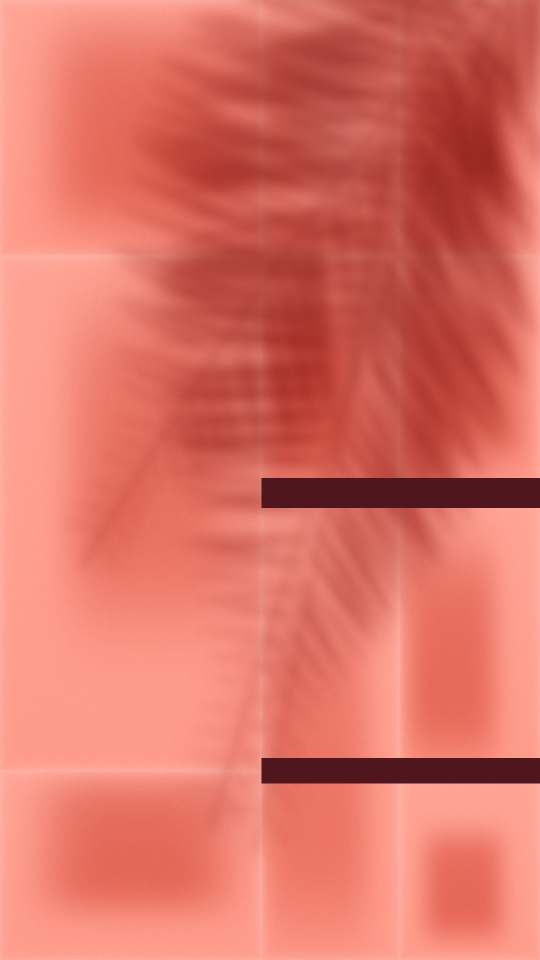
#> input picture zuma-content/brand/launch-video/source/lightbox/lb-dermal.png, 1080 x 1920 px, given in place of ca-big-hi.png, which was not available (shown at 1/2 size)
$ python build.py out.png
#> lines starting #> are read from the running program, lines starting #| are printed output that depends on the picture; after the words box and inside, x2 and y2 are one past the last pixel; in counts of white or black regions, pixels touching at a corner belong together
# ZUMA tinted vacuum bag: supplier print files. 100 x 150 mm, 3 mm bleed (106 x 156 mm pages), 600 dpi rasters, vector white plate.
import os, sys, numpy as np
from PIL import Image
V = '/tmp/claude-0/-home-user-MORELLOSIMS/28fcdcb0-1e78-54f5-bf93-2db9041de387/scratchpad/vac'
OUT = sys.argv[1]; os.makedirs(OUT + '/print', exist_ok=True)
DPI = 600; MM = DPI / 25.4; W, H = round(106 * MM), round(156 * MM); B = round(3 * MM)
art = Image.open(V + '/ca-big-hi.png').convert('RGBA')                  # the Snow artwork, 1400 x 2100 = 100 x 150 mm trim
a = np.array(art.resize((W - 2 * B, H - 2 * B), Image.LANCZOS))[..., 3].astype(float) / 255
#> a: shape (3543, 2362) float64; every value is 1
ko = np.zeros((H, W)); ko[B:H - B, B:W - B] = a                       # white-ink area on the page, for the knockout
#> after `ko[B:H - B, B:W - B] = a`:
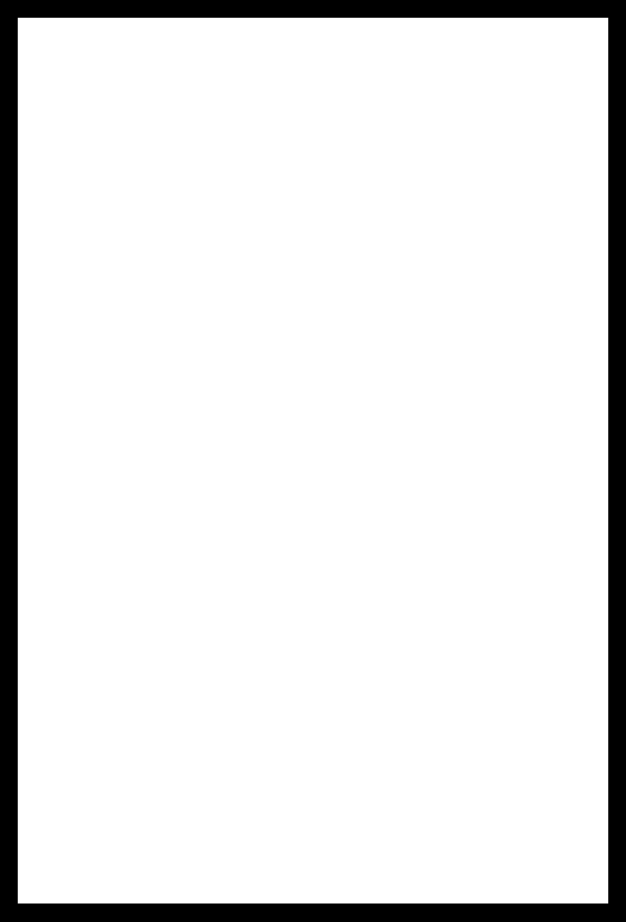
#> ko: shape (3685, 2504) float64 (shown at 1/4 size); values 0 (black) and 1 (white), 90.7% white; 1 black region, box (x1, y1, x2, y2) and area: (0, 0, 2504, 3685) 858674
FIELD = {'red': 'lbclean.png', 'blue': 'lb-metabolic.png', 'grey': 'lb-supplies.png'}
def save_pdf(im, path):
    im.save(path, 'PDF', resolution=DPI)
for n, f in FIELD.items():
    lb = np.array(Image.open(V + '/' + f).convert('RGB').resize((W, H), Image.LANCZOS)).astype(float)
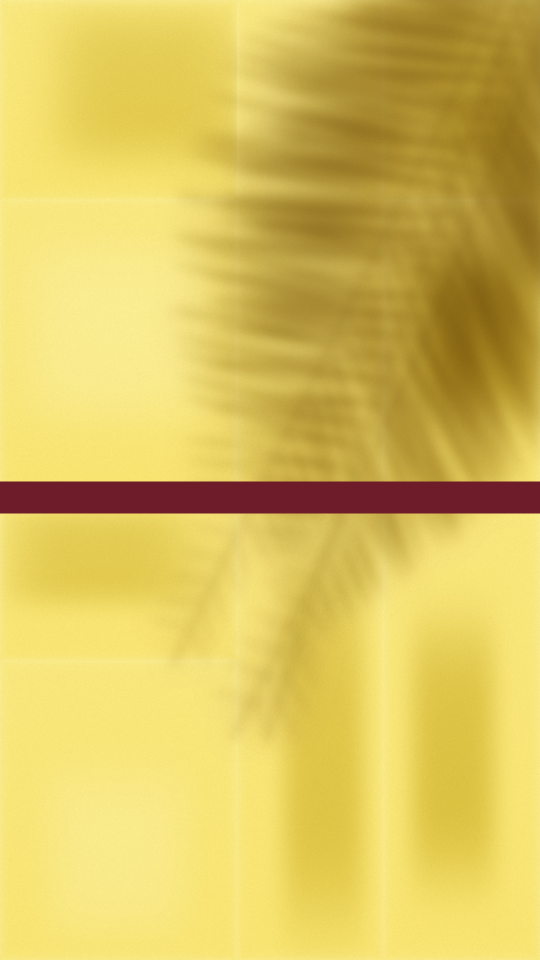
#> input picture zuma-content/brand/launch-video/source/lightbox/lb-endocrine.png, 1080 x 1920 px, given in place of lbclean.png, which was not available (shown at 1/2 size)
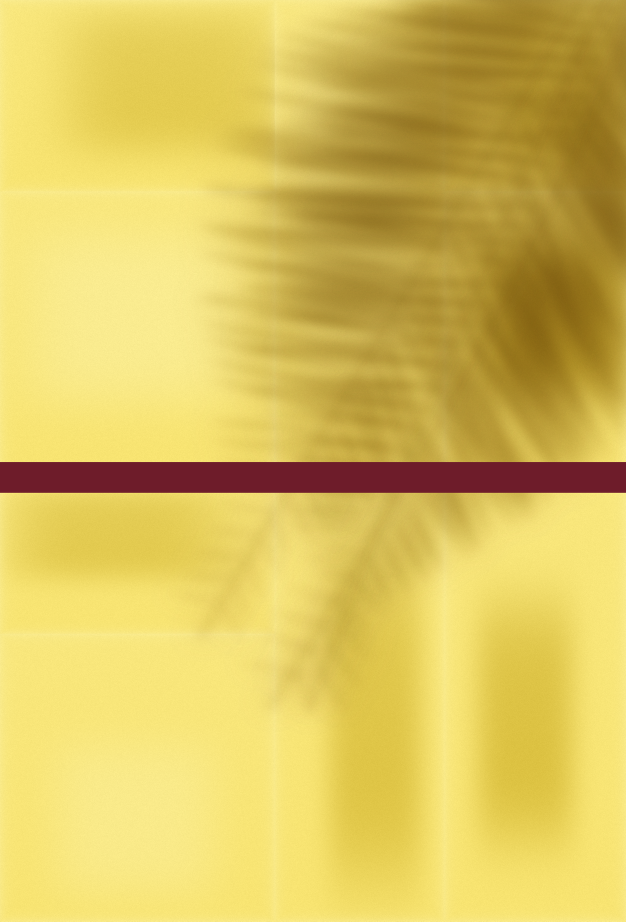
#> lb: shape (3685, 2504, 3) float64 (shown at 1/4 size); mean R, G, B 218.9, 194.3, 92.9
    col = lb * (1 - ko[..., None]) + 255 * ko[..., None]               # the colour plate, knocked out under the white type (white = no ink)
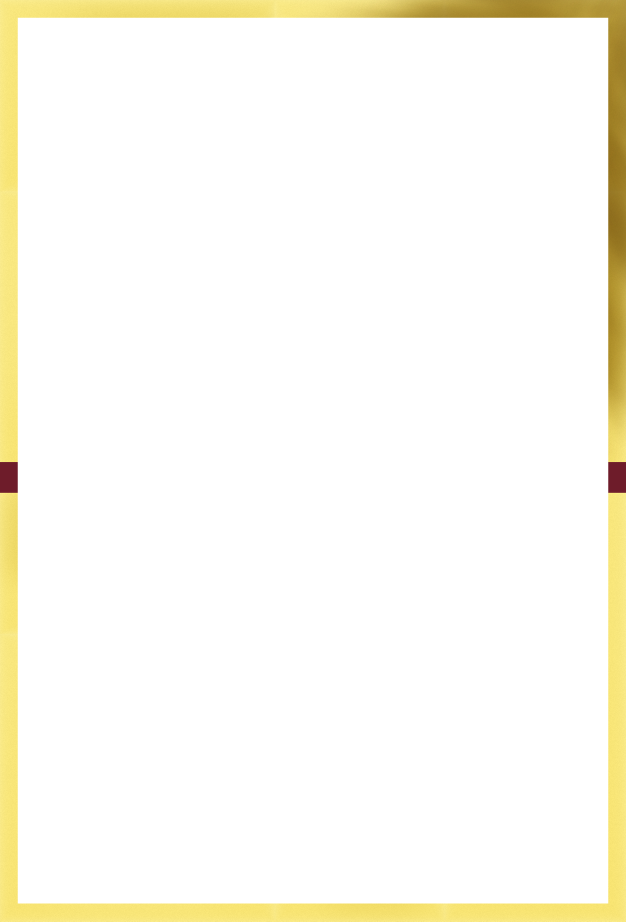
#> col: shape (3685, 2504, 3) float64 (shown at 1/4 size); mean R, G, B 252.5, 250.5, 241
    save_pdf(Image.fromarray(col.astype('uint8')), f'{OUT}/print/front-{n}-1-colour-transparent-ink.pdf')
    # the proof: how the front reads over the back (the type in white on top)
    prf = lb * (1 - ko[..., None]) + np.array([252, 251, 248]) * ko[..., None]
    Image.fromarray(prf.astype('uint8')).resize((W // 4, H // 4), Image.LANCZOS).save(f'{OUT}/print/front-{n}-proof.jpg', quality=90)
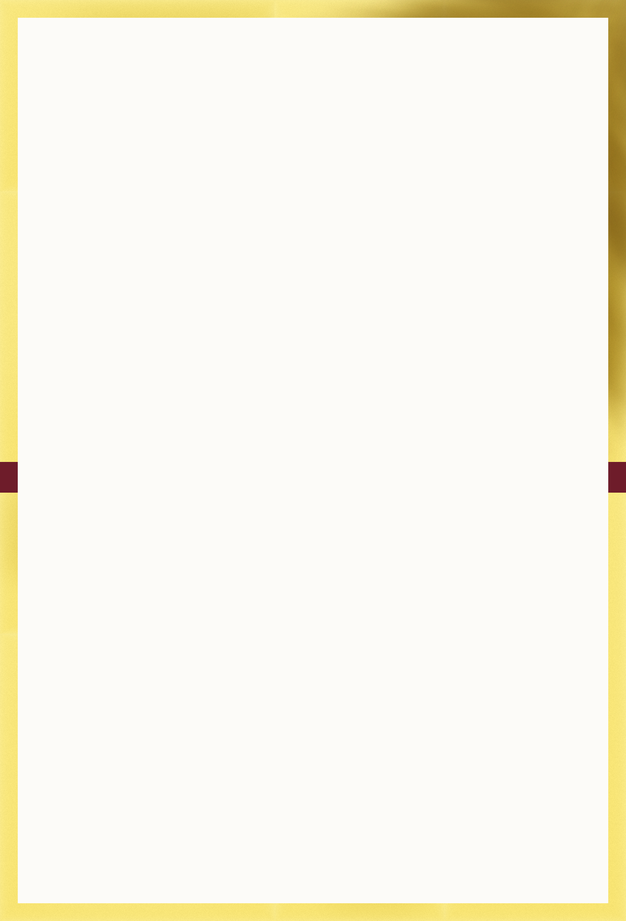
#> saved as front-red-proof.jpg: PIL image 626x921 RGB; mean R, G, B 249.8, 246.8, 234.7
#> pass 2 of the loop `for n, f in FIELD.items():`:
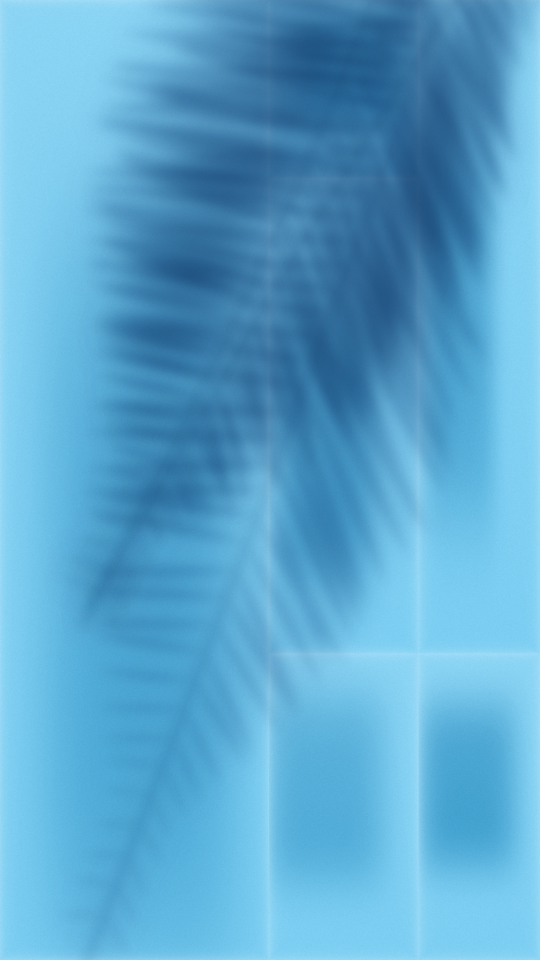
#> input picture zuma-content/brand/launch-video/source/lightbox/lb-metabolic.png, 1080 x 1920 px, found by its file name (shown at 1/2 size)
#> `lb = np.array(Image.open(V + '/' + f).convert('RGB').resize((W, H), Im..`:
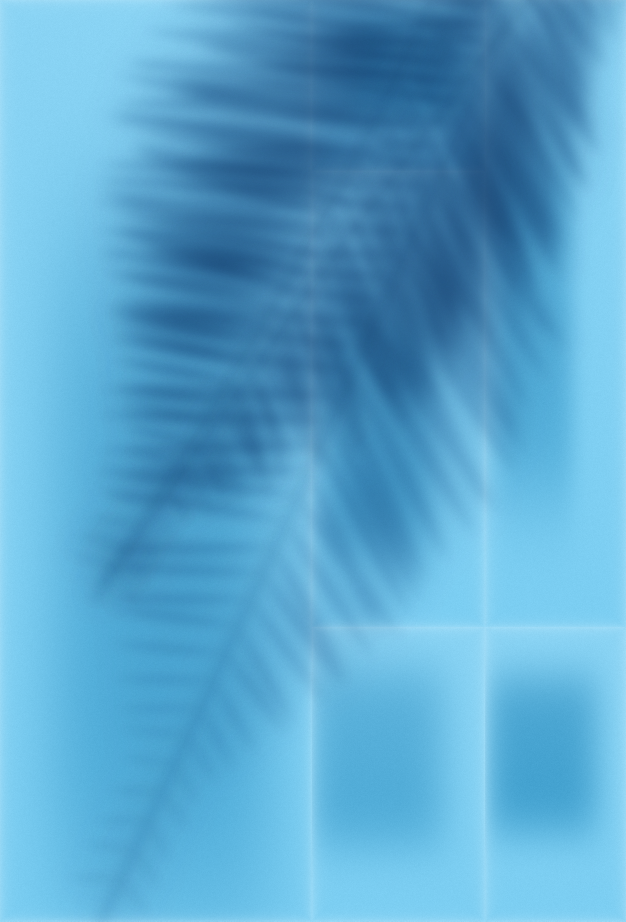
#> lb: shape (3685, 2504, 3) float64 (shown at 1/4 size); mean R, G, B 90.5, 165.9, 206.7
#> `Image.fromarray(prf.astype('uint8')).resize((W // 4, H // 4), Image.LA..`:
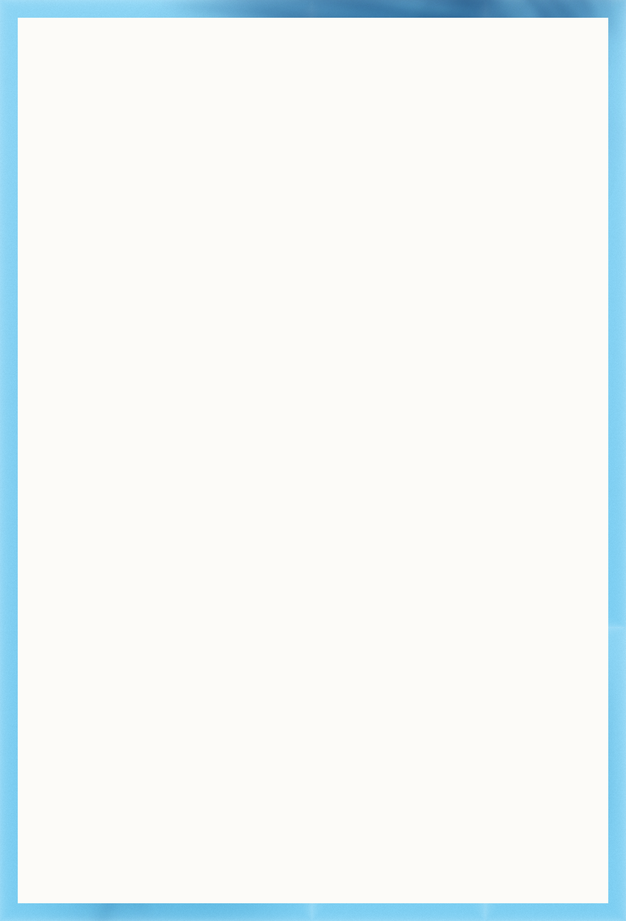
#> saved as front-blue-proof.jpg: PIL image 626x921 RGB; mean R, G, B 240.2, 246.1, 246.6
# the white plate is the same for all three fronts: black = white ink
wp = (255 * (1 - ko)).astype('uint8'); save_pdf(Image.fromarray(wp).convert('L'), f'{OUT}/print/front-all-2-white-ink.pdf')
#> after `wp = (255 * (1 - ko)).astype('uint8')`:
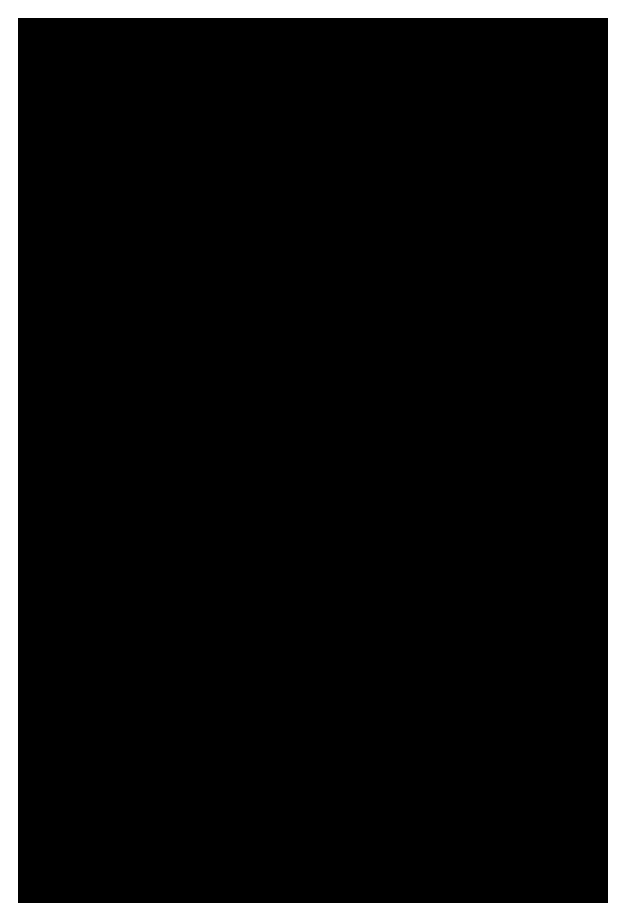
#> wp: shape (3685, 2504) (shown at 1/4 size); 9.3% white; 1 white region, box (x1, y1, x2, y2) and area: (0, 0, 2504, 3685) 858674
# the back: opaque white flood over the whole panel, the palm shadow printed in grey (K) on it
#> (the run stopped early here; a loop or call above may not have finished)
